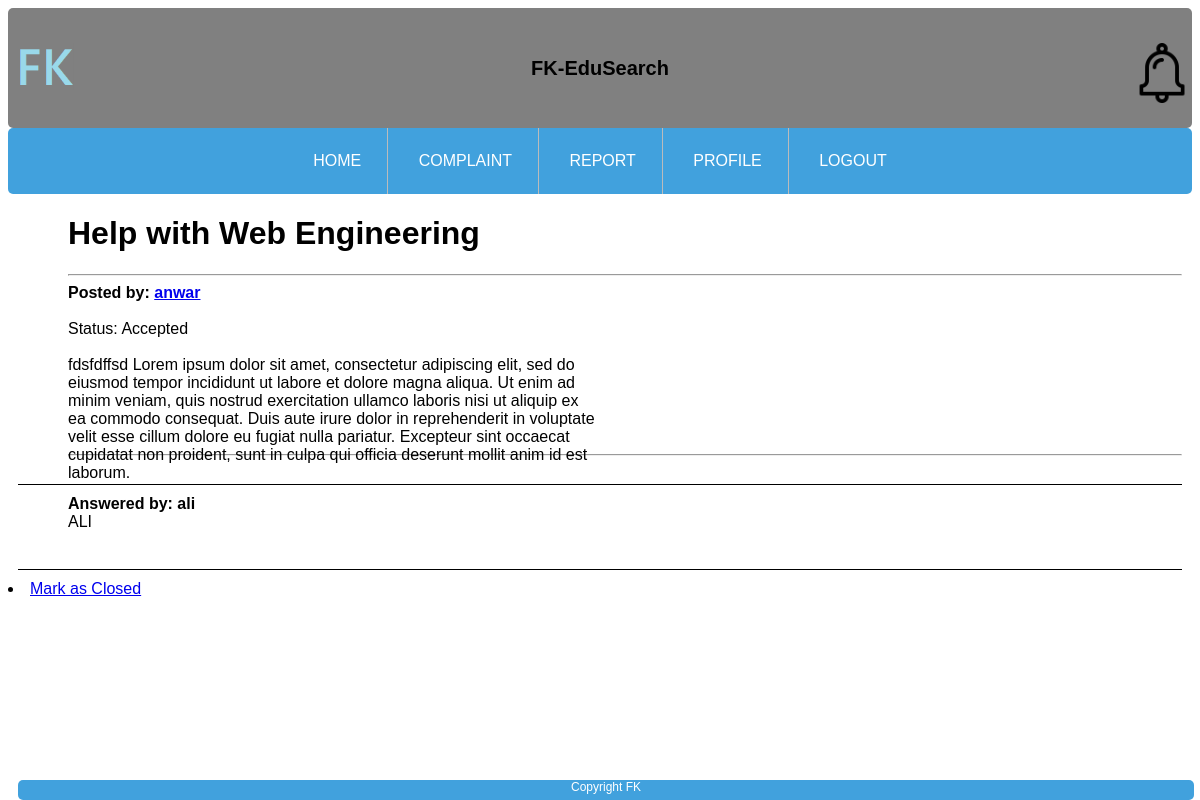
The page /Edusearch-AskAce/displayPost.php?uid=3036 on the database its author committed.
### tables this page shows
CREATE TABLE `post` (
  `PostID` int(4) NOT NULL,
  `UserID` int(4) NOT NULL,
  `PostTitle` varchar(100) NOT NULL,
  `PostContent` varchar(1000) NOT NULL,
  `PostStatus` varchar(10) NOT NULL,
  `PostDate` datetime NOT NULL,
  `ExpertID` int(4) DEFAULT NULL,
  `response` varchar(200) NOT NULL
);

CREATE TABLE `users` (
  `UserID` int(4) NOT NULL,
  `Username` varchar(50) DEFAULT NULL,
  `Email` varchar(100) DEFAULT NULL,
  `Password` varchar(100) DEFAULT NULL,
  `Phone` varchar(13) NOT NULL,
  `Research` varchar(100) NOT NULL,
  `AcademicStatus` varchar(100) NOT NULL
);

CREATE TABLE `expert` (
  `ExpertID` int(4) NOT NULL,
  `ExpertName` varchar(200) NOT NULL,
  `ExpertEmail` varchar(200) NOT NULL,
  `ContactInfo` varchar(20) NOT NULL,
  `ExpertProfilePic` varchar(200) NOT NULL,
  `ExpertPassword` varchar(300) NOT NULL
);

### Edusearch-AskAce/displayPost.php (the view, shortened to what this page needs)
<?php
include("dbase.php");
$post_id=$_GET['uid'];
$cmdselect="SELECT post.*, users.Username, expert.ExpertName FROM post INNER JOIN users ON post.UserID=users.UserID INNER JOIN expert ON post.ExpertID=expert.ExpertID WHERE PostID = $post_id";
$result = $conn->query($cmdselect);
?>
<html>
    <head>
    </head>
    <link rel="stylesheet" type="text/css" href="Style.css">
    <body>
        <header class="header">
            <div class="logo logo-left">
                <img width="60px" src="Image/fklogo.png" alt="Left Logo">
            </div>
            <div class="text">FK-EduSearch</div>
            <div class="logo logo-right">
                <img width="60px" src="Image/notiLogo.png" alt="Right Logo">
            </div>
        </header>
        <div id="navBar">
            <ul>
            <li><a href="main.php"> HOME </a></li>
                <li><a href="complaint.php"> COMPLAINT </a></li>
				<li><a href="report.php"> REPORT </a></li>
				<li><a href="profile.php"> PROFILE </a></li>
                <li><a href="logout.php"> LOGOUT </a></li>
            </ul>
        </div>
        <?php $row=$result->fetch_assoc() ;
        $href="viewUserPost.php?uid=".$row['UserID']; ?>
         <div class="lastPost">
            <h1><?php echo $row['PostTitle'];?></h1><hr>
            <b>Posted by: <?php echo "<a href='".$href."' target='_parent'>" .$row['Username']."</a><br>";?></b>
            <br>Status: <?php echo $row['PostStatus'];?><br><br>
            <div class="content">
                <?php echo $row['PostContent'];?>
            </div>
            <br><br><br><br><br><hr>
        </div>
        <?php
            if($row['response']==null) {
        ?>
        <?php echo "No response Yet";?>
        <?php
            }else{
        ?>
        <div class="lastPost">
        <b>Answered by: <?php echo $row['ExpertName'];?></b>
        <br><?php echo $row['response'];?><br><br>
        </div>
        <?php
            }
            $href="closed.php?uid=".$row['PostID'];
            if($row['response']!=null) {
        ?>
            <?php echo "<li><a href='".$href."'>Mark as Closed</a></li><br>"; ?>
        <?php
            }
            ?>
        </body>
    <footer>Copyright FK</footer>
</html>

### Edusearch-AskAce/Style.css (style rules this page uses)
.header { display: flex; border-radius: 5px; justify-content: space-between; align-items: center; padding: 10px; height: 100px; background-color: rgb(128, 128, 128); font-family: Arial, Helvetica, sans-serif; }
body { font-family: Arial, Helvetica, sans-serif; background-image: url("Image/bg.jpg"); }
.logo { width: 50px; height: 50px; }
.logo-left { margin-right: 10px; }
.logo-right { margin-left: 10px; }
.text { font-size: 20px; font-weight: bold; }
#navBar li { padding: 10px; display: inline-block; }
#navBar { text-align: center; }
#navBar a { text-decoration: none; color: #34495E; }
#navBar ul { list-style-type: inherit; margin: 0; padding: 0; overflow: hidden; background-color: #41a1dd; border-radius: 5px; }
#navBar li { float: none; position: relative; border-right: 1px solid #bbb; }
#navBar li:last-child { border-right: none; }
#navBar li a { display: block; color: white; text-align: center; padding: 14px 16px; text-decoration: none; }
.lastPost { position: relative; margin: 10px; border-bottom: 1px solid black; padding-bottom: 20px; padding-left: 50px; }
.content { height: 200px; position: absolute; right: 50%; padding-left: 50px; }
footer { font-size: 12px; color: white; width: 98%; height: 20px; background: #41a1dd; text-align: center; border-radius: 5px; position: fixed; margin: 10px; margin-bottom: 0px; bottom: 0px; }

### rows shown on the page
post: PostTitle "Help with Web Engineering", UserID.Username "anwar", PostStatus "Accepted", PostContent "fdsfdffsd Lorem ipsum dolor sit amet, consectetur adipiscing elit, sed do eiusmod tempor incididunt ut labore et dolore magna aliqua. Ut enim ad minim veniam, quis nostrud exercitation ullamco laboris nisi ut aliquip ex ea commodo consequat. Duis aute irure dolor in reprehenderit in voluptate velit esse cillum dolore eu fugiat nulla pariatur. Excepteur sint occaecat cupidatat non proident, sunt in culpa qui officia deserunt mollit anim id est laborum.", ExpertID.ExpertName "ali", response "ALI"
